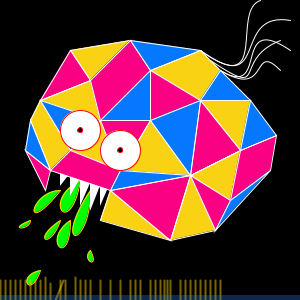
Frame 1 (no input)
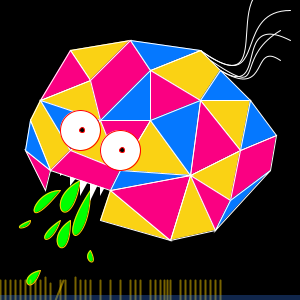
Frame 60 (the mouse pressed at the canvas centre just before this capture)
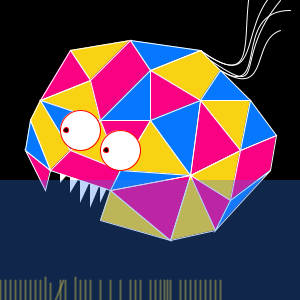
Frame 120 (the mouse held since frame 60 and released just before this capture)

The Processing sketch that drew these frames (run headless with seeded random() and noise(); from frame 60 on, the mouse is pressed at the canvas centre):

// Processing sketch: processing_38140
// ── processing_38140.pde

/*************************
 * Barf Monster Animation
 * credit: Matt Richard
 * Marcos Chin Sep 18, 2011
 *************************/

float yTeeth = 185.0;
float incrTeeth = 1.0;
float xEye = 80;
float incrEye = 0.3;
float yTail = 0.0;
float incrTail = .5;
float yWater = 300.0;
float incrWater = 1;

void setup() {
  size (300, 300);// creates a 300x300 pixel sketch: size (width, height)
  smooth ();// turns on anti-aliasing to make shapes look nicer
}

void draw() {
  background (0);// black



  /************************
   * BARF
   ************************/


  if (mousePressed == false) {

    fill (0, 255, 0);
    stroke (255, 210, 0);
    bezier (60, 220, 30, 240, 50, 250, 60, 220);
    bezier (70, 220, 40, 240, 70, 270, 70, 220);
    bezier (60, 190, 30, 190, 20, 240, 60, 190);
    bezier (90, 190, 50, 250, 90, 250, 90, 190);
    bezier (80, 180, 40, 200, 70, 240, 80, 180);
    bezier (40, 270, 15, 275, 30, 300, 40, 270);
    bezier (90, 250, 80, 260, 100, 270, 90, 250);
    bezier (30, 220, 5, 230, 30, 230, 30, 220);
  }

  /************************************************
   *        TEETH
   ************************************************/


  /************************
   * TEETH
   ************************/

  yTeeth += incrTeeth;
  if ( yTeeth < 150 || yTeeth > 210 ) {
    incrTeeth*= -1;
    yTeeth += incrTeeth;
  } 
  fill (255);
  noStroke ();
  triangle (60, yTeeth, 60, 160, 80, 160);
  triangle (70, yTeeth + 10, 70, 160, 90, 160);
  triangle (80, yTeeth + 20, 80, 160, 100, 160);
  triangle (90, yTeeth + 25, 90, 160, 110, 160);
  triangle (100, yTeeth + 20, 100, 160, 120, 160);

  /*

  /************************
   * FACE
   ************************/
 
  stroke (255, 255, 255);
  /* FILL YELLOW */

  fill (250, 210, 20);// yellow
   triangle (130, 40, 70, 50, 90, 80);
   triangle (100, 120, 90, 80, 40, 100);
   quad (200, 50, 220, 70, 200, 100, 150, 70);// right
   triangle (150, 120, 190, 175, 120, 170);
   triangle (240, 150, 250, 100, 200, 100);
   quad (40, 100, 70, 150, 50, 170, 30, 120);
   triangle (120, 170, 100, 120, 70, 150);
   triangle (230, 200, 240, 150, 190, 175);
   triangle (215, 230, 190, 175, 170, 240);
   triangle (100, 220, 170, 240, 110, 190);

  /* FILL PINK */
 
  fill (250, 0, 130);// pink
   triangle (70, 50, 40, 100, 90, 80);
   quad(130, 40, 150, 70, 100, 120, 90, 80);// top
   triangle (150, 120, 200, 100, 150, 70);
   triangle (120, 170, 150, 120, 100, 120);
   triangle (190, 175, 240, 150, 200, 100);
   quad (70, 150, 120, 170, 110, 190, 50, 170);
   triangle (215, 230, 230, 200, 190, 175);
   triangle (110, 190, 170, 240, 190, 175);
   quad (276, 135, 270, 170, 230, 200, 240, 150);
   triangle (45, 190, 50, 170, 25, 150);
   
  /* FILL BLUE */
  
  fill (5, 120, 255);// blue
   triangle (130, 40, 200, 50, 150, 70);
   triangle (100, 120, 150, 120, 150, 70);
   triangle (250, 100, 220, 70, 200, 100);
   triangle (150, 120, 190, 175, 200, 100);
   triangle (70, 150, 100, 120, 40, 100);
   triangle (190, 175, 120, 170, 110, 190);
   triangle (25, 150, 30, 120, 50, 170);
   triangle (276, 135, 250, 100, 240, 150);
   triangle (215, 230, 270, 170, 230, 200);
 

  /************************
   * EYES
   ************************/
  fill (255, 255, 255);
  stroke (255, 0, 0);
  ellipse (80, 130, 40, 40);
  ellipse (120, 150, 40, 40);

  xEye += incrEye;
  if ( xEye < 65 || xEye > 90 ) {
    incrEye *= -1;
    xEye += incrEye;
  }
  /************************
   * EYEBALLS
   ************************/


  fill (0, 0, 0);
  ellipse (xEye, 130, 5, 5);
  ellipse (xEye + 40, 150, 5, 5);



  /************************
   * GROUND
   ************************/
  stroke (255, 210, 0, 120);
  strokeWeight (2);
  line (0, 280, 0, 300);
  line (5, 280, 5, 300);
  line (10, 280, 10, 300);
  line (15, 280, 15, 300);
  line (20, 280, 20, 300);
  line (25, 280, 25, 300);
  line (30, 280, 30, 300);
  line (35, 280, 35, 300);
  line (40, 280, 40, 300);
  line (45, 277, 45, 300);
  line (50, 283, 50, 300);
  line (63, 280, 55, 300);
  line (60, 280, 60, 300);
  line (65, 280, 65, 300);
  line (75, 277, 75, 300);
  line (80, 280, 80, 300);
  line (85, 280, 85, 300);
  line (90, 280, 90, 300);
  line (100, 280, 100, 300);
  line (110, 280, 110, 300);
  line (120, 280, 120, 300);
  line (130, 280, 130, 300);
  line (135, 280, 135, 300);
  line (140, 280, 140, 300);
  line (150, 280, 150, 300);
  line (155, 280, 155, 300);
  line (160, 280, 160, 300);
  line (164, 280, 164, 300);
  line (167, 280, 167, 300);
  line (170, 280, 170, 300);
  line (180, 280, 180, 300);
  line (185, 280, 185, 300);
  line (190, 280, 190, 300);
  line (195, 280, 195, 300);
  line (200, 280, 200, 300);
  line (205, 280, 205, 300);
  line (210, 280, 210, 300);
  line (215, 280, 215, 300);
  line (220, 280, 220, 300);

  /************************
   * HAIR
   ************************/
  yTail += incrTail;
  if ( yTail < -50 || yTail > 10) {
    incrTail *= -1;
    yTail += incrTail;
  }

  stroke (255, 255, 255);
  strokeWeight (1);
  noFill ();
  bezier (260, yTail, 230, 10, 270, 100, 200, 50);
  bezier (290, yTail + 50, 230, 10, 270, 100, 220, 70);
  bezier (280, yTail + 40, 230, 60, 270, 100, 210, 60);
  bezier (290, yTail + 20, 230, 10, 270, 100, 200, 50);
  bezier (280, yTail + 70, 250, 40, 270, 100, 220, 70);
  
  
    /************************
   * WATER
   ************************/


  fill (50, 120, 240, 80);
  noStroke ();
  rect (0, yWater, 305, 310);

  if (mousePressed == true) {
    fill (50, 120, 240, 80);
    rect (0, yWater - 120, 305, 310);
  }
  else {
    fill (50, 120, 240, 80); 
    rect (0, 295, 305, 310);
  }


}
